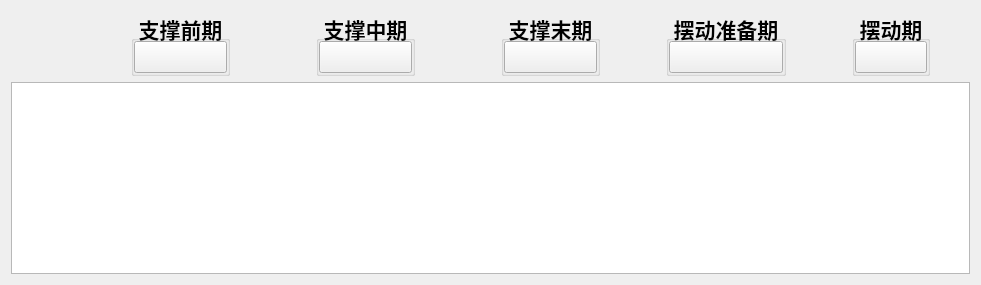
      <widget class="QWidget" name="tab_8">
       <attribute name="icon">
        <iconset>
         <selectedoff>:/icon/image/white.PNG</selectedoff>
         <selectedon>:/icon/image/red.PNG</selectedon>
        </iconset>
       </attribute>
       <attribute name="title">
        <string>UpStairs</string>
       </attribute>
       <layout class="QVBoxLayout" name="verticalLayout_9">
        <item>
         <layout class="QHBoxLayout" name="horizontalLayout_12">
          <item>
           <spacer name="horizontalSpacer_44">
            <property name="orientation">
             <enum>Qt::Horizontal</enum>
            </property>
            <property name="sizeType">
             <enum>QSizePolicy::Preferred</enum>
            </property>
            <property name="sizeHint" stdset="0">
             <size>
              <width>120</width>
              <height>20</height>
             </size>
            </property>
           </spacer>
          </item>
          <item>
           <widget class="QGroupBox" name="groupBox_38">
            <property name="enabled">
             <bool>true</bool>
            </property>
            <property name="font">
             <font>
              <family>Times New Roman</family>
              <pointsize>16</pointsize>
              <weight>75</weight>
              <bold>true</bold>
             </font>
            </property>
            <property name="styleSheet">
             <string notr="true"/>
            </property>
            <property name="title">
             <string>支撑前期</string>
            </property>
            <property name="alignment">
             <set>Qt::AlignCenter</set>
            </property>
            <property name="flat">
             <bool>true</bool>
            </property>
            <property name="checkable">
             <bool>false</bool>
            </property>
            <layout class="QGridLayout" name="gridLayout_38">
             <property name="sizeConstraint">
              <enum>QLayout::SetNoConstraint</enum>
             </property>
             <property name="leftMargin">
              <number>0</number>
             </property>
             <property name="topMargin">
              <number>0</number>
             </property>
             <property name="rightMargin">
              <number>0</number>
             </property>
             <property name="bottomMargin">
              <number>0</number>
             </property>
             <property name="verticalSpacing">
              <number>6</number>
             </property>
             <item row="0" column="0">
              <widget class="MyPushbutton" name="pushButton_7">
               <property name="text">
                <string/>
               </property>
              </widget>
             </item>
            </layout>
           </widget>
          </item>
          <item>
           <spacer name="horizontalSpacer_45">
            <property name="orientation">
             <enum>Qt::Horizontal</enum>
            </property>
            <property name="sizeType">
             <enum>QSizePolicy::Preferred</enum>
            </property>
            <property name="sizeHint" stdset="0">
             <size>
              <width>80</width>
              <height>20</height>
             </size>
            </property>
           </spacer>
          </item>
          <item>
           <widget class="QGroupBox" name="groupBox_39">
            <property name="enabled">
             <bool>true</bool>
            </property>
            <property name="font">
             <font>
              <family>Times New Roman</family>
              <pointsize>16</pointsize>
              <weight>75</weight>
              <bold>true</bold>
             </font>
            </property>
            <property name="styleSheet">
             <string notr="true"/>
            </property>
            <property name="title">
             <string>支撑中期</string>
            </property>
            <property name="alignment">
             <set>Qt::AlignCenter</set>
            </property>
            <property name="flat">
             <bool>true</bool>
            </property>
            <property name="checkable">
             <bool>false</bool>
            </property>
            <layout class="QGridLayout" name="gridLayout_39">
             <property name="sizeConstraint">
              <enum>QLayout::SetNoConstraint</enum>
             </property>
             <property name="leftMargin">
              <number>0</number>
             </property>
             <property name="topMargin">
              <number>0</number>
             </property>
             <property name="rightMargin">
              <number>0</number>
             </property>
             <property name="bottomMargin">
              <number>0</number>
             </property>
             <property name="verticalSpacing">
              <number>6</number>
             </property>
             <item row="0" column="0">
              <widget class="MyPushbutton" name="pushButton_8">
               <property name="text">
                <string/>
               </property>
              </widget>
             </item>
            </layout>
           </widget>
          </item>
          <item>
           <spacer name="horizontalSpacer_46">
            <property name="orientation">
             <enum>Qt::Horizontal</enum>
            </property>
            <property name="sizeType">
             <enum>QSizePolicy::Preferred</enum>
            </property>
            <property name="sizeHint" stdset="0">
             <size>
              <width>80</width>
              <height>20</height>
             </size>
            </property>
           </spacer>
          </item>
          <item>
           <widget class="QGroupBox" name="groupBox_40">
            <property name="enabled">
             <bool>true</bool>
            </property>
            <property name="font">
             <font>
              <family>Times New Roman</family>
              <pointsize>16</pointsize>
              <weight>75</weight>
              <bold>true</bold>
             </font>
            </property>
            <property name="styleSheet">
             <string notr="true"/>
            </property>
            <property name="title">
             <string>支撑末期</string>
            </property>
            <property name="alignment">
             <set>Qt::AlignCenter</set>
            </property>
            <property name="flat">
             <bool>true</bool>
            </property>
            <property name="checkable">
             <bool>false</bool>
            </property>
            <layout class="QGridLayout" name="gridLayout_40">
             <property name="sizeConstraint">
              <enum>QLayout::SetNoConstraint</enum>
             </property>
             <property name="leftMargin">
              <number>0</number>
             </property>
             <property name="topMargin">
              <number>0</number>
             </property>
             <property name="rightMargin">
              <number>0</number>
             </property>
             <property name="bottomMargin">
              <number>0</number>
             </property>
             <property name="verticalSpacing">
              <number>6</number>
             </property>
             <item row="0" column="0">
              <widget class="MyPushbutton" name="pushButton_9">
               <property name="text">
                <string/>
               </property>
              </widget>
             </item>
            </layout>
           </widget>
          </item>
          <item>
           <spacer name="horizontalSpacer_47">
            <property name="orientation">
             <enum>Qt::Horizontal</enum>
            </property>
            <property name="sizeType">
             <enum>QSizePolicy::Preferred</enum>
            </property>
            <property name="sizeHint" stdset="0">
             <size>
              <width>60</width>
              <height>20</height>
             </size>
            </property>
           </spacer>
          </item>
          <item>
           <widget class="QGroupBox" name="groupBox_41">
            <property name="enabled">
             <bool>true</bool>
            </property>
            <property name="font">
             <font>
              <family>Times New Roman</family>
              <pointsize>16</pointsize>
              <weight>75</weight>
              <bold>true</bold>
             </font>
            </property>
            <property name="styleSheet">
             <string notr="true"/>
            </property>
            <property name="title">
             <string>摆动准备期</string>
            </property>
            <property name="alignment">
             <set>Qt::AlignCenter</set>
            </property>
            <property name="flat">
             <bool>true</bool>
            </property>
            <property name="checkable">
             <bool>false</bool>
            </property>
            <layout class="QGridLayout" name="gridLayout_41">
             <property name="sizeConstraint">
              <enum>QLayout::SetNoConstraint</enum>
             </property>
             <property name="leftMargin">
              <number>0</number>
             </property>
             <property name="topMargin">
              <number>0</number>
             </property>
             <property name="rightMargin">
              <number>0</number>
             </property>
             <property name="bottomMargin">
              <number>0</number>
             </property>
             <property name="verticalSpacing">
              <number>6</number>
             </property>
             <item row="0" column="0">
              <widget class="MyPushbutton" name="pushButton_10">
               <property name="text">
                <string/>
               </property>
              </widget>
             </item>
            </layout>
           </widget>
          </item>
          <item>
           <spacer name="horizontalSpacer_48">
            <property name="orientation">
             <enum>Qt::Horizontal</enum>
            </property>
            <property name="sizeType">
             <enum>QSizePolicy::Preferred</enum>
            </property>
            <property name="sizeHint" stdset="0">
             <size>
              <width>60</width>
              <height>20</height>
             </size>
            </property>
           </spacer>
          </item>
          <item>
           <widget class="QGroupBox" name="groupBox_42">
            <property name="enabled">
             <bool>true</bool>
            </property>
            <property name="font">
             <font>
              <family>Times New Roman</family>
              <pointsize>16</pointsize>
              <weight>75</weight>
              <bold>true</bold>
             </font>
            </property>
            <property name="styleSheet">
             <string notr="true"/>
            </property>
            <property name="title">
             <string>摆动期</string>
            </property>
            <property name="alignment">
             <set>Qt::AlignCenter</set>
            </property>
            <property name="flat">
             <bool>true</bool>
            </property>
            <property name="checkable">
             <bool>false</bool>
            </property>
            <layout class="QGridLayout" name="gridLayout_42">
             <property name="sizeConstraint">
              <enum>QLayout::SetNoConstraint</enum>
             </property>
             <property name="leftMargin">
              <number>0</number>
             </property>
             <property name="topMargin">
              <number>0</number>
             </property>
             <property name="rightMargin">
              <number>0</number>
             </property>
             <property name="bottomMargin">
              <number>0</number>
             </property>
             <property name="verticalSpacing">
              <number>6</number>
             </property>
             <item row="0" column="0">
              <widget class="MyPushbutton" name="pushButton_11">
               <property name="text">
                <string/>
               </property>
              </widget>
             </item>
            </layout>
           </widget>
          </item>
          <item>
           <spacer name="horizontalSpacer_49">
            <property name="orientation">
             <enum>Qt::Horizontal</enum>
            </property>
            <property name="sizeType">
             <enum>QSizePolicy::Expanding</enum>
            </property>
            <property name="sizeHint" stdset="0">
             <size>
              <width>40</width>
              <height>20</height>
             </size>
            </property>
           </spacer>
          </item>
         </layout>
        </item>
        <item>
         <widget class="QGraphicsView" name="graphicsupstairs_2"/>
        </item>
       </layout>
      </widget>
